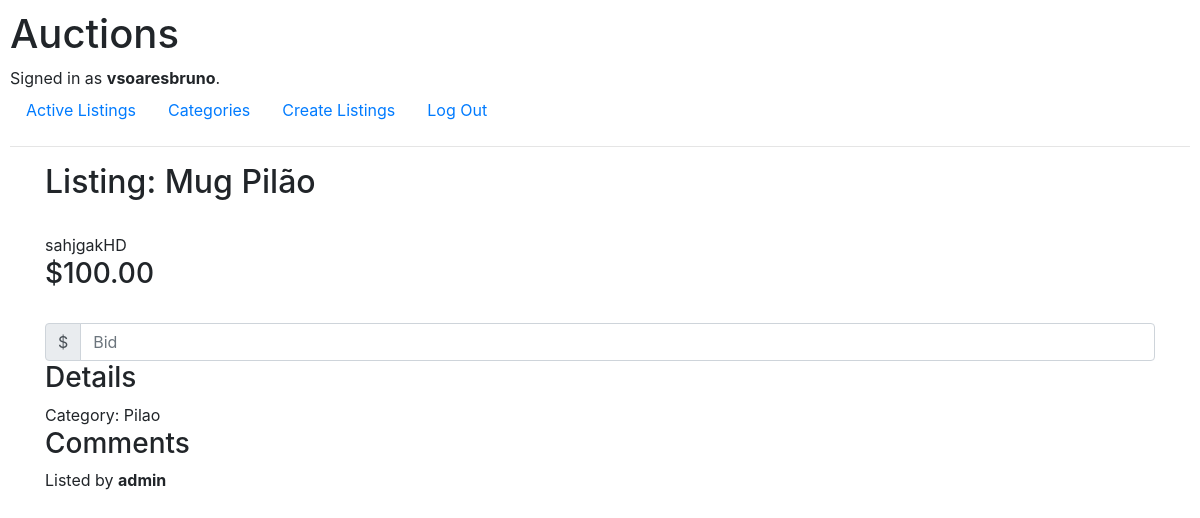
/listings/1 (signed in), run on the app's committed database.
### auctions/models.py (models this page shows, shortened)
class User(AbstractUser):
    pass

class Listing(models.Model):
    name = models.CharField(max_length=64)
    description = models.CharField(max_length=300)
    price = models.DecimalField(max_digits=19, decimal_places=10)
    upload = models.FileField(upload_to='uploads/', blank=True)
    category = models.ForeignKey(Category, on_delete=models.CASCADE,  blank=True, related_name="category")
    is_active = models.BooleanField(default=True)
    created_at = models.DateField()
    listed_by = models.ForeignKey(User, on_delete=models.CASCADE, default="", blank=True, related_name="user")

class Category(models.Model):
    name = models.CharField(max_length=30)
    def __str__(self):
        return f"{self.name}"

### auctions/views.py (the view)
# urls.py: path("listings/<int:id>", views.listings, name="listings"),
def listings(request, id):
    listing = Listing.objects.get(id=id)
    current_price = Bid.objects.filter(auction=id).aggregate(Max('price'))
    price = current_price['price__max'] or listing.price
    return render(request, "auctions/listing.html", {
        "listing": listing,
        "current_price": price
    })

### auctions/templates/auctions/listing.html (shortened to what this page needs)
{% extends "auctions/layout.html" %}
{% block body %}
<div class="container">
    <h2>Listing: {{listing.name}}</h2>
    <div>{{listing.description}}</div>
    <h3>${{current_price|stringformat:".2f"}}</h3>
        <div class="input-group">
            <div class="input-group-prepend">
            <span class="input-group-text" id="inputGroupPrepend">$</span>
            </div>
            <input type="text" class="form-control" placeholder="Bid" aria-describedby="inputGroupPrepend" >
        </div>
    <h3>Details</h3>
    <div>Category: {{listing.category}}</div>
    <h3>Comments</h3>
    Listed by <strong>{{listing.listed_by}}</strong>
</div>
{% endblock %}

### auctions/templates/auctions/layout.html (shortened to what this page needs)
{% load static %}
<!DOCTYPE html>
<html lang="en">
    <head>
        <link rel="stylesheet" href="https://stackpath.bootstrapcdn.com/bootstrap/4.4.1/css/bootstrap.min.css">
        <link href="{% static 'auctions/styles.css' %}" rel="stylesheet">
    </head>
    <body>
        <h1>Auctions</h1>
        <div>
            {% if user.is_authenticated %}
                Signed in as <strong>{{ user.username }}</strong>.
            {% else %}
                Not signed in.
            {% endif %}
        </div>
        <ul class="nav">
            <li class="nav-item">
                <a class="nav-link" href="{% url 'index' %}">Active Listings</a>
            </li>
            <li class="nav-item">
                <a class="nav-link" href="{% url 'categories' %}">Categories</a>
            </li>
            {% if user.is_authenticated %}
                <li class="nav-item">
                    <a class="nav-link" href="{% url 'create_listing' %}">Create Listings</a>
                </li>
                <li class="nav-item">
                    <a class="nav-link" href="{% url 'logout' %}">Log Out</a>
                </li>
            {% endif %}
        </ul>
        <hr>
        {% block body %}
        {% endblock %}
    </body>
</html>

### auctions/static/auctions/styles.css (style rules this page uses)
body { padding: 10px; }

### data on the page
User: username "vsoaresbruno"
Listing: name "Mug Pilão", description "sahjgakHD", price "100.00", category "Pilao", listed_by "admin"
